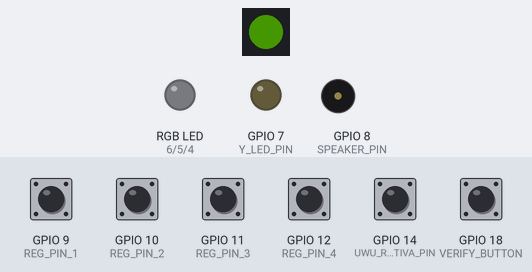
Bench run of a program on a simulated ESP32-S3. Parts: 1 RGB LEDs in strip order, left to right, an RGB LED mixed from three pins (HIGH = lit), output pins drawn as LEDs (lit = HIGH), buzzer (waves = sounding, pin HIGH). The test bench sets the inputs (shaded band); at power-on: GPIO 9 (REG_PIN_1), GPIO 10 (REG_PIN_2), GPIO 11 (REG_PIN_3), GPIO 12 (REG_PIN_4), GPIO 14 (UWU_RGB_ACTIVA_PIN), GPIO 18 (VERIFY_BUTTON) HIGH. Dim RGB values are drawn brighter than linear; random numbers use the default seed unless the program sets one. At 5.3 s the program restarts the board; the recording ends there.

Above: at 1.2 s.
1.3 s: GPIO 18 (VERIFY_BUTTON) pulled LOW for 0.15 s
At 2.58 s:
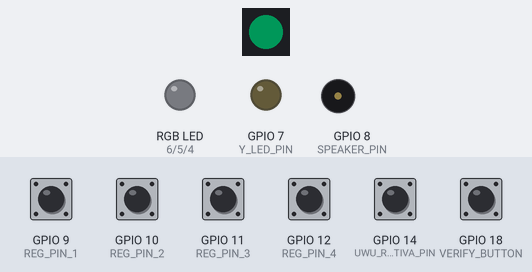
At 3.43 s:
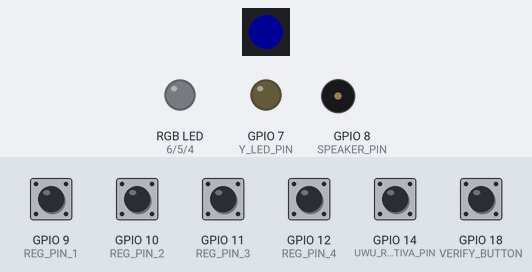
4.3 s: GPIO 10 (REG_PIN_2) pulled LOW for 0.15 s
At 4.43 s:
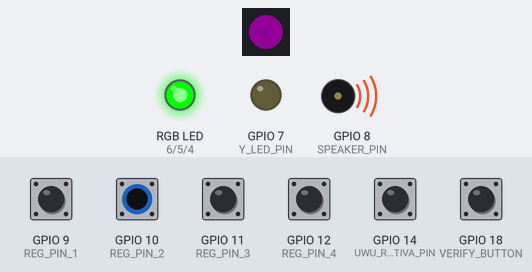
Timing chart, 0 to 5.3 s (numbered marks = the images above; inputs shaded):
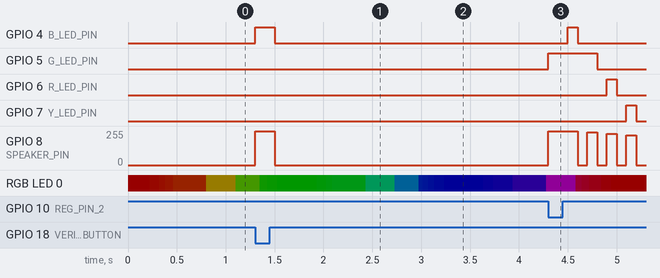

The program:

main.cpp
```cpp
#include <Arduino.h>
#include <Esp.h>
#include <string.h>
#include <Adafruit_NeoPixel.h>

// LEDs
#define B_LED_PIN 4
#define G_LED_PIN 5
#define R_LED_PIN 6
#define Y_LED_PIN 7

// buttons for input
#define REG_PIN_1 9
#define REG_PIN_2 10
#define REG_PIN_3 11
#define REG_PIN_4 12

// speaker
#define SPEAKER_PIN 8

// verify button
#define VERIFY_BUTTON 18

// the amount of corresponding LEDs, BUTTONs
#define LED_N_REG_NUM  4
#define PLAYING_SIZE 100

#define BAUD_RATE 115200

#define UWU_RGB_ACTIVA_PIN 14
#define NEOPXL_BRIGHTNESS 100
Adafruit_NeoPixel pixels(1, 48, NEO_GRB + NEO_KHZ800);

uint8_t led_instr[PLAYING_SIZE];
uint8_t answering[PLAYING_SIZE];

uint8_t led_pins[LED_N_REG_NUM] = {B_LED_PIN, G_LED_PIN, R_LED_PIN, Y_LED_PIN};
uint8_t reg_pins[LED_N_REG_NUM] = {REG_PIN_1, REG_PIN_2, REG_PIN_3, REG_PIN_4};

bool b_states[LED_N_REG_NUM];
bool last_b_states[LED_N_REG_NUM];
bool seq_running = 0;

uint16_t delay_ms = 200;

uint8_t verify_b_state = HIGH;
uint8_t last_verify_b_state = HIGH;
uint8_t current_instr_length = 0;
uint8_t current_ans_length = 0;
uint8_t pressed_verify_button = 0;

TaskHandle_t Thread1;

//void (*resetBoard)(void) = 0;
// much safer way to soft-resetting the board instead of
// pointer manipulating magic fuckery
// use this for AVR atmel idk.

//void resetBoard(){
//   asm volatile ("jmp 0");
// }

void resetBoard(){
  ESP.restart();
}
void blinkLED(uint8_t LED_PIN, uint16_t delay_ms){

  digitalWrite(LED_PIN, HIGH);
  digitalWrite(SPEAKER_PIN, HIGH);

  delay(delay_ms);

  digitalWrite(LED_PIN, LOW);
  digitalWrite(SPEAKER_PIN, LOW);

  delay(delay_ms);

}
void initLedSeq(uint8_t *led_seq, uint8_t length){
  for (int x = 0; x < length; x++) {
    blinkLED(led_seq[x], delay_ms);
  }
  seq_running = 0;
}

void losingSeq(){
   digitalWrite(SPEAKER_PIN, LOW);
    for (int n = 0; n < LED_N_REG_NUM; n++) {
      digitalWrite(led_pins[n], HIGH);
      analogWrite(SPEAKER_PIN, 255-n*10);
      delay(100);
      digitalWrite(led_pins[n], LOW);
      analogWrite(SPEAKER_PIN, 0);
      delay(100);
    }
}
void Lose() {
    losingSeq();
    // just in case
    memset(answering, 0, sizeof(answering));
    memset(led_instr, 0, sizeof(led_instr));
    pressed_verify_button = 0;
    current_instr_length = 0;

    resetBoard();
}
void checkIfLosing() {
  current_ans_length = 0;
  if (memcmp(led_instr, answering, sizeof(answering))) {
     Lose();
  }
  pressed_verify_button--;
  memset(answering, 0, sizeof(answering));
}
void idk_sleeping_lamp_ig(void *pvParameters) {
    uint8_t last_pressed_uwu_rgb_button = HIGH;
    for (;;) {
        uint8_t pressed_uwu_rgb_button = !digitalRead(UWU_RGB_ACTIVA_PIN);

        if (pressed_uwu_rgb_button == LOW && last_pressed_uwu_rgb_button == HIGH) {
              for (long H = 0;H <= 5*16<<16;H+=256) {
                pixels.rainbow(H,1,255,NEOPXL_BRIGHTNESS);
                pixels.show();
                delay(20);
                if (H >= 5*16<<16) H = 0;
              }
          last_pressed_uwu_rgb_button = pressed_uwu_rgb_button;
        }
        neopixelWrite(RGB_BUILTIN, 0, 50, 10);
    }
}

void setup(){
  Serial.begin(BAUD_RATE);
  pixels.begin();
  for (int pin = 0; pin < LED_N_REG_NUM; pin++ ) {
    pinMode(led_pins[pin], OUTPUT);
    pinMode(reg_pins[pin], INPUT_PULLUP);
  }
  pinMode(SPEAKER_PIN, OUTPUT);

  pinMode(VERIFY_BUTTON, INPUT_PULLUP);
  pinMode(UWU_RGB_ACTIVA_PIN, INPUT_PULLUP);

  //stupid ass me
  xTaskCreatePinnedToCore(
    idk_sleeping_lamp_ig,
    "Sleeping Lamp",
    10000,
    NULL,
    1,
    &Thread1,
    1
  );

  randomSeed(analogRead(0));
}

void loop(){

  // verifying stage
  verify_b_state = digitalRead(VERIFY_BUTTON);

  if ( verify_b_state == LOW && last_verify_b_state == HIGH ) {
    ++pressed_verify_button;
    led_instr[current_instr_length] = led_pins[random(4)];
    ++current_instr_length;
    //Buffer overflow prevention
    if (current_instr_length > PLAYING_SIZE) {
      Serial.println("Wut der heil bro, btw GG!");
      Lose();
    }
    if (pressed_verify_button > 1)  checkIfLosing();

    if (!seq_running) {
      initLedSeq(led_instr, current_instr_length);
    }
  }
  last_verify_b_state = verify_b_state;


  // registering
  if (pressed_verify_button) {
    for (int button = 0; button < LED_N_REG_NUM; button++) {
      b_states[button] = digitalRead(reg_pins[button]);
      if ( b_states[button] == LOW && last_b_states[button] == HIGH) {
        answering[current_ans_length] = led_pins[button];
        ++current_ans_length;

        digitalWrite(led_pins[button], HIGH);
        digitalWrite(SPEAKER_PIN, HIGH);
        delay(delay_ms);

        if (current_ans_length == current_instr_length) checkIfLosing();

      }
      digitalWrite(led_pins[button], LOW);
      digitalWrite(SPEAKER_PIN, LOW);
      last_b_states[button] = b_states[button];
    }
  }
}
```

Measured:
- after the input at 1.3 s, GPIO 4 (B_LED_PIN): LOW → HIGH at once, → LOW 0.20 s later; GPIO 8 (SPEAKER_PIN): 0/255 → 255/255 at once, → 0/255 0.20 s later
- after the input at 4.3 s, GPIO 4 (B_LED_PIN): LOW → HIGH after 0.20 s, → LOW 0.10 s later; GPIO 5 (G_LED_PIN): LOW → HIGH at once, → LOW 0.50 s later
